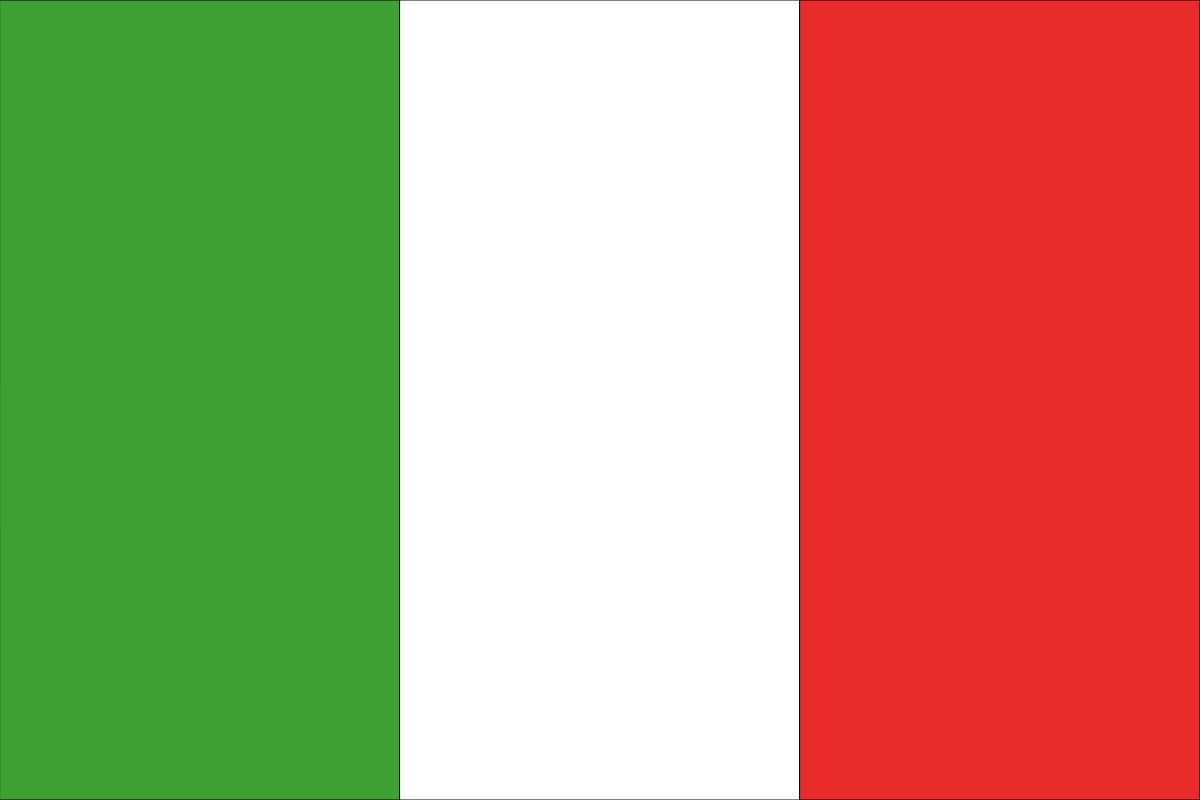
Frame 1 (no input)
Frame 60 (no input): identical to frame 1, image omitted
Frame 120 (the mouse pressed at the canvas centre since frame 60): identical to frame 1, image omitted

The p5.js sketch that drew this single still picture (run headless with seeded random() and noise() and a simulated clock; from frame 60 on, the mouse is pressed at the canvas centre):

// p5.js sketch
// ── sketch.js
function setup() {
  createCanvas (1200, 800);
  fill(62, 160, 51);
  rect (0, 0, 400, 800);
  fill(255, 255, 255);
  rect (400, 0, 400, 800);
  fill(232, 44, 44)
  rect (800, 0, 400, 800);
}

function draw() {
  // put drawing code here
}
